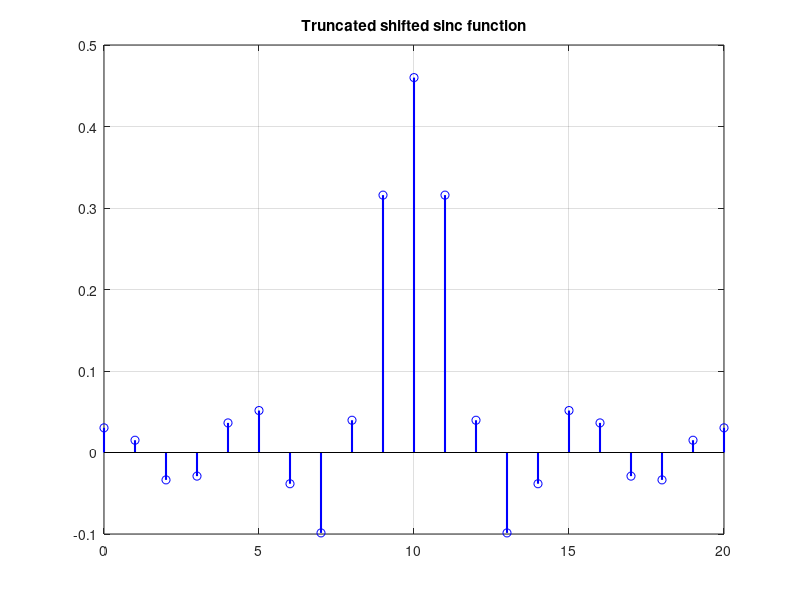
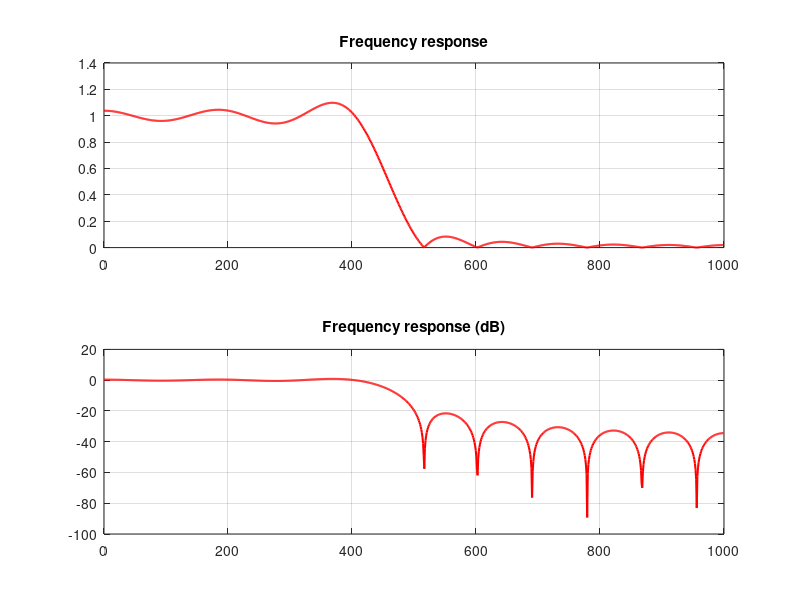

Recreate these plots in MATLAB, in order.
clc;
fs = 2000;      
fc = 460;        
M = 20;          
n = 0:M;      
ft = fc / fs;    
w_lpf= sin(2 * pi * ft * (n - M/2)) ./ (pi * (n - M/2));
w_lpf(M/2+1)=2*ft;

figure;
stem(n, w_lpf, 'b', 'LineWidth', 1.5); grid on;
title('Truncated shifted sinc function');
[H, w] = freqz(w_lpf, 1, 1024, fs);
figure;
subplot(211); plot(w, abs(H), 'r', 'LineWidth', 1.5); grid on;
title('Frequency response');
subplot(212); plot(w, 20*log10(abs(H)), 'r', 'LineWidth', 1.5); grid on;
title('Frequency response (dB)'); grid on;
